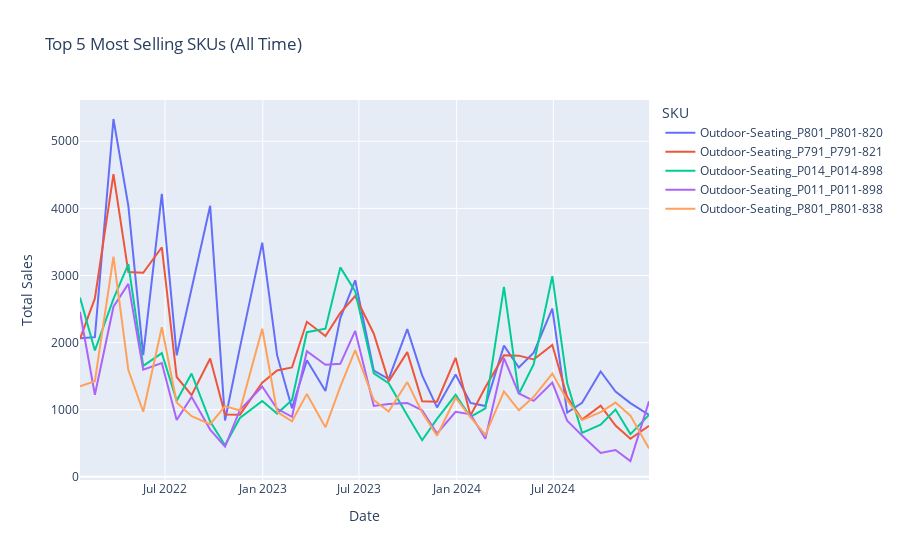
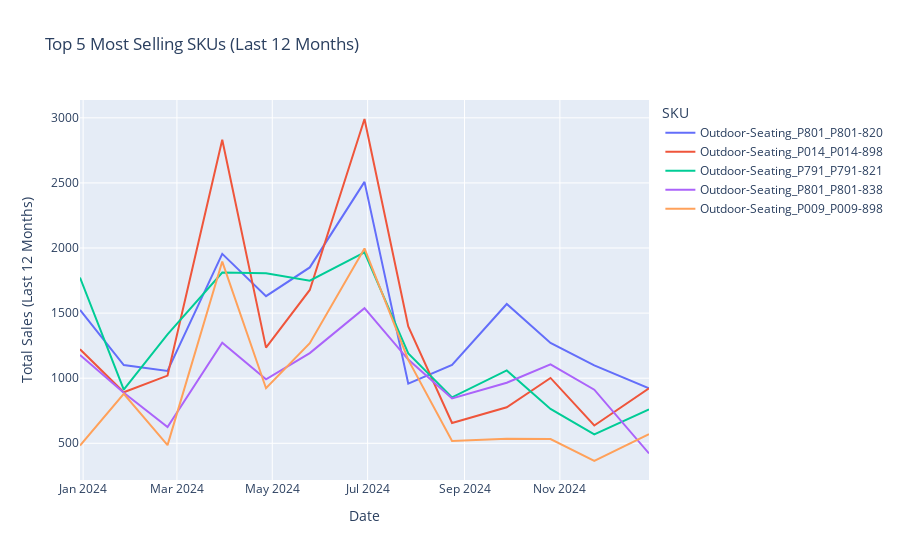

The code cell stored with these charts, in order, in its notebook:
### Code cell
import pandas as pd
import plotly.express as px

#Part A: The sales of all time

# Load the wide-format hierarchical data, parsing the date column.
df = pd.read_csv("Ashley_Outdoor_Hierarchical.csv", parse_dates=["FiscalMonthLastDate"])

# Identify SKU-level columns (columns with exactly two underscores)
sku_columns = [col for col in df.columns if col != "Total" and col.count("_") == 2]

# Compute total sales for each SKU over the entire time period.
total_sales = df[sku_columns].sum()

# Select the top 10 SKUs based on total sales.
top10_skus = total_sales.sort_values(ascending=False).head(5).index.tolist()

# Filter the DataFrame to include only the FiscalMonthLastDate and the top 10 SKU columns.
df_top10 = df[["FiscalMonthLastDate"] + top10_skus]

# Convert the data from wide to long format so that each SKU's time series becomes a separate line.
df_melt = df_top10.melt(id_vars="FiscalMonthLastDate", var_name="SKU", value_name="Sales")

# Create an interactive line chart using Plotly Express.
fig = px.line(
    df_melt,
    x="FiscalMonthLastDate",
    y="Sales",
    color="SKU",
    title="Top 5 Most Selling SKUs (All Time)",
    labels={"FiscalMonthLastDate": "Date", "Sales": "Total Sales"}
)
fig.update_layout(xaxis_title="Date", yaxis_title="Total Sales")
fig.show()


#==================================================================================
#Part B: the sales last year

# Determine the latest date in the dataset and compute the start date for the last 12 months.
max_date = df["FiscalMonthLastDate"].max()
start_date = max_date - pd.DateOffset(months=12)

# Filter the DataFrame for the last 12 months.
df_last12 = df[df["FiscalMonthLastDate"] >= start_date]

# Identify SKU-level columns (columns with exactly two underscores).
sku_columns = [col for col in df.columns if col != "Total" and col.count("_") == 2]

# Compute total sales for each SKU over the last 12 months.
total_sales_last12 = df_last12[sku_columns].sum()

# Select the top 5 SKUs based on the last 12 months' sales.
top10_skus_last12 = total_sales_last12.sort_values(ascending=False).head(5).index.tolist()

# Filter the DataFrame to include only FiscalMonthLastDate and the top 10 SKU columns.
df_top10_last12 = df_last12[["FiscalMonthLastDate"] + top10_skus_last12]

# Convert from wide to long format for plotting.
df_melt_last12 = df_top10_last12.melt(id_vars="FiscalMonthLastDate", var_name="SKU", value_name="Sales")

# Create an interactive line chart for the last 12 months.
fig = px.line(
    df_melt_last12,
    x="FiscalMonthLastDate",
    y="Sales",
    color="SKU",
    title="Top 5 Most Selling SKUs (Last 12 Months)",
    labels={"FiscalMonthLastDate": "Date", "Sales": "Total Sales (Last 12 Months)"}
)
fig.update_layout(xaxis_title="Date", yaxis_title="Total Sales (Last 12 Months)")
fig.show()

### Figure 1 — Plotly figure (JSON) as saved in the notebook; plotly's stock layout.template omitted (floating-point values rounded to 4 significant figures)
{"data": [{"hovertemplate": "SKU=Outdoor-Seating_P801_P801-820<br>Date=%{x}<br>Total Sales=%{y}<extra></extra>", "legendgroup": "Outdoor-Seating_P801_P801-820", "line": {"color": "#636efa", "dash": "solid"}, "marker": {"symbol": "circle"}, "mode": "lines", "name": "Outdoor-Seating_P801_P801-820", "orientation": "v", "showlegend": true, "type": "scatter", "x": ["2022-01-22T00:00:00", "2022-02-19T00:00:00", "2022-03-26T00:00:00", "2022-04-23T00:00:00", "2022-05-21T00:00:00", "2022-06-25T00:00:00", "2022-07-23T00:00:00", "2022-08-20T00:00:00", "2022-09-24T00:00:00", "2022-10-22T00:00:00", "2022-11-19T00:00:00", "2022-12-31T00:00:00", "2023-01-28T00:00:00", "2023-02-25T00:00:00", "2023-03-25T00:00:00", "2023-04-29T00:00:00", "2023-05-27T00:00:00", "2023-06-24T00:00:00", "2023-07-29T00:00:00", "2023-08-26T00:00:00", "2023-09-30T00:00:00", "2023-10-28T00:00:00", "2023-11-25T00:00:00", "2023-12-30T00:00:00", "2024-01-27T00:00:00", "2024-02-24T00:00:00", "2024-03-30T00:00:00", "2024-04-27T00:00:00", "2024-05-25T00:00:00", "2024-06-29T00:00:00", "2024-07-27T00:00:00", "2024-08-24T00:00:00", "2024-09-28T00:00:00", "2024-10-26T00:00:00", "2024-11-23T00:00:00", "2024-12-28T00:00:00"], "xaxis": "x", "y": [2064, 2081, 5332, 4039, 1815, 4216, 1811, 2781, 4038, 840, 1926, 3490, 1813, 1022, 1736, 1278, 2365, 2929, 1582, 1456, 2201, 1511, 1034, 1524, 1101, 1056, 1955, 1630, 1851, 2508, 958, 1102, 1570, 1271, 1099, 922], "yaxis": "y"}, {"hovertemplate": "SKU=Outdoor-Seating_P791_P791-821<br>Date=%{x}<br>Total Sales=%{y}<extra></extra>", "legendgroup": "Outdoor-Seating_P791_P791-821", "line": {"color": "#EF553B", "dash": "solid"}, "marker": {"symbol": "circle"}, "mode": "lines", "name": "Outdoor-Seating_P791_P791-821", "orientation": "v", "showlegend": true, "type": "scatter", "x": ["2022-01-22T00:00:00", "2022-02-19T00:00:00", "2022-03-26T00:00:00", "2022-04-23T00:00:00", "2022-05-21T00:00:00", "2022-06-25T00:00:00", "2022-07-23T00:00:00", "2022-08-20T00:00:00", "2022-09-24T00:00:00", "2022-10-22T00:00:00", "2022-11-19T00:00:00", "2022-12-31T00:00:00", "2023-01-28T00:00:00", "2023-02-25T00:00:00", "2023-03-25T00:00:00", "2023-04-29T00:00:00", "2023-05-27T00:00:00", "2023-06-24T00:00:00", "2023-07-29T00:00:00", "2023-08-26T00:00:00", "2023-09-30T00:00:00", "2023-10-28T00:00:00", "2023-11-25T00:00:00", "2023-12-30T00:00:00", "2024-01-27T00:00:00", "2024-02-24T00:00:00", "2024-03-30T00:00:00", "2024-04-27T00:00:00", "2024-05-25T00:00:00", "2024-06-29T00:00:00", "2024-07-27T00:00:00", "2024-08-24T00:00:00", "2024-09-28T00:00:00", "2024-10-26T00:00:00", "2024-11-23T00:00:00", "2024-12-28T00:00:00"], "xaxis": "x", "y": [2056, 2659, 4510, 3051, 3041, 3421, 1488, 1216, 1764, 929, 927, 1403, 1586, 1630, 2310, 2099, 2442, 2694, 2133, 1422, 1858, 1126, 1120, 1773, 913, 1336, 1812, 1806, 1749, 1966, 1191, 853, 1060, 764, 568, 761], "yaxis": "y"}, {"hovertemplate": "SKU=Outdoor-Seating_P014_P014-898<br>Date=%{x}<br>Total Sales=%{y}<extra></extra>", "legendgroup": "Outdoor-Seating_P014_P014-898", "line": {"color": "#00cc96", "dash": "solid"}, "marker": {"symbol": "circle"}, "mode": "lines", "name": "Outdoor-Seating_P014_P014-898", "orientation": "v", "showlegend": true, "type": "scatter", "x": ["2022-01-22T00:00:00", "2022-02-19T00:00:00", "2022-03-26T00:00:00", "2022-04-23T00:00:00", "2022-05-21T00:00:00", "2022-06-25T00:00:00", "2022-07-23T00:00:00", "2022-08-20T00:00:00", "2022-09-24T00:00:00", "2022-10-22T00:00:00", "2022-11-19T00:00:00", "2022-12-31T00:00:00", "2023-01-28T00:00:00", "2023-02-25T00:00:00", "2023-03-25T00:00:00", "2023-04-29T00:00:00", "2023-05-27T00:00:00", "2023-06-24T00:00:00", "2023-07-29T00:00:00", "2023-08-26T00:00:00", "2023-09-30T00:00:00", "2023-10-28T00:00:00", "2023-11-25T00:00:00", "2023-12-30T00:00:00", "2024-01-27T00:00:00", "2024-02-24T00:00:00", "2024-03-30T00:00:00", "2024-04-27T00:00:00", "2024-05-25T00:00:00", "2024-06-29T00:00:00", "2024-07-27T00:00:00", "2024-08-24T00:00:00", "2024-09-28T00:00:00", "2024-10-26T00:00:00", "2024-11-23T00:00:00", "2024-12-28T00:00:00"], "xaxis": "x", "y": [2673, 1882, 2651, 3168, 1653, 1843, 1135, 1539, 823, 470, 878, 1130, 943, 1146, 2155, 2208, 3121, 2764, 1541, 1396, 916, 546, 863, 1222, 892, 1020, 2831, 1235, 1678, 2991, 1398, 656, 777, 1002, 637, 923], "yaxis": "y"}, {"hovertemplate": "SKU=Outdoor-Seating_P011_P011-898<br>Date=%{x}<br>Total Sales=%{y}<extra></extra>", "legendgroup": "Outdoor-Seating_P011_P011-898", "line": {"color": "#ab63fa", "dash": "solid"}, "marker": {"symbol": "circle"}, "mode": "lines", "name": "Outdoor-Seating_P011_P011-898", "orientation": "v", "showlegend": true, "type": "scatter", "x": ["2022-01-22T00:00:00", "2022-02-19T00:00:00", "2022-03-26T00:00:00", "2022-04-23T00:00:00", "2022-05-21T00:00:00", "2022-06-25T00:00:00", "2022-07-23T00:00:00", "2022-08-20T00:00:00", "2022-09-24T00:00:00", "2022-10-22T00:00:00", "2022-11-19T00:00:00", "2022-12-31T00:00:00", "2023-01-28T00:00:00", "2023-02-25T00:00:00", "2023-03-25T00:00:00", "2023-04-29T00:00:00", "2023-05-27T00:00:00", "2023-06-24T00:00:00", "2023-07-29T00:00:00", "2023-08-26T00:00:00", "2023-09-30T00:00:00", "2023-10-28T00:00:00", "2023-11-25T00:00:00", "2023-12-30T00:00:00", "2024-01-27T00:00:00", "2024-02-24T00:00:00", "2024-03-30T00:00:00", "2024-04-27T00:00:00", "2024-05-25T00:00:00", "2024-06-29T00:00:00", "2024-07-27T00:00:00", "2024-08-24T00:00:00", "2024-09-28T00:00:00", "2024-10-26T00:00:00", "2024-11-23T00:00:00", "2024-12-28T00:00:00"], "xaxis": "x", "y": [2459, 1223, 2535, 2876, 1597, 1695, 848, 1192, 704, 451, 997, 1346, 1013, 895, 1871, 1669, 1684, 2174, 1057, 1084, 1101, 992, 646, 969, 932, 568, 1768, 1242, 1132, 1404, 837, 616, 357, 400, 236, 1125], "yaxis": "y"}, {"hovertemplate": "SKU=Outdoor-Seating_P801_P801-838<br>Date=%{x}<br>Total Sales=%{y}<extra></extra>", "legendgroup": "Outdoor-Seating_P801_P801-838", "line": {"color": "#FFA15A", "dash": "solid"}, "marker": {"symbol": "circle"}, "mode": "lines", "name": "Outdoor-Seating_P801_P801-838", "orientation": "v", "showlegend": true, "type": "scatter", "x": ["2022-01-22T00:00:00", "2022-02-19T00:00:00", "2022-03-26T00:00:00", "2022-04-23T00:00:00", "2022-05-21T00:00:00", "2022-06-25T00:00:00", "2022-07-23T00:00:00", "2022-08-20T00:00:00", "2022-09-24T00:00:00", "2022-10-22T00:00:00", "2022-11-19T00:00:00", "2022-12-31T00:00:00", "2023-01-28T00:00:00", "2023-02-25T00:00:00", "2023-03-25T00:00:00", "2023-04-29T00:00:00", "2023-05-27T00:00:00", "2023-06-24T00:00:00", "2023-07-29T00:00:00", "2023-08-26T00:00:00", "2023-09-30T00:00:00", "2023-10-28T00:00:00", "2023-11-25T00:00:00", "2023-12-30T00:00:00", "2024-01-27T00:00:00", "2024-02-24T00:00:00", "2024-03-30T00:00:00", "2024-04-27T00:00:00", "2024-05-25T00:00:00", "2024-06-29T00:00:00", "2024-07-27T00:00:00", "2024-08-24T00:00:00", "2024-09-28T00:00:00", "2024-10-26T00:00:00", "2024-11-23T00:00:00", "2024-12-28T00:00:00"], "xaxis": "x", "y": [1348, 1424, 3280, 1592, 970, 2229, 1108, 903, 784, 1054, 988, 2207, 967, 827, 1236, 737, 1345, 1887, 1144, 973, 1412, 958, 613, 1179, 888, 624, 1272, 991, 1193, 1538, 1143, 845, 965, 1106, 912, 422], "yaxis": "y"}], "layout": {"legend": {"title": {"text": "SKU"}, "tracegroupgap": 0}, "title": {"text": "Top 5 Most Selling SKUs (All Time)"}, "xaxis": {"anchor": "y", "domain": [0, 1], "title": {"text": "Date"}}, "yaxis": {"anchor": "x", "domain": [0, 1], "title": {"text": "Total Sales"}}}}

### Figure 2 — Plotly figure (JSON) as saved in the notebook; plotly's stock layout.template omitted (floating-point values rounded to 4 significant figures)
{"data": [{"hovertemplate": "SKU=Outdoor-Seating_P801_P801-820<br>Date=%{x}<br>Total Sales (Last 12 Months)=%{y}<extra></extra>", "legendgroup": "Outdoor-Seating_P801_P801-820", "line": {"color": "#636efa", "dash": "solid"}, "marker": {"symbol": "circle"}, "mode": "lines", "name": "Outdoor-Seating_P801_P801-820", "orientation": "v", "showlegend": true, "type": "scatter", "x": ["2023-12-30T00:00:00", "2024-01-27T00:00:00", "2024-02-24T00:00:00", "2024-03-30T00:00:00", "2024-04-27T00:00:00", "2024-05-25T00:00:00", "2024-06-29T00:00:00", "2024-07-27T00:00:00", "2024-08-24T00:00:00", "2024-09-28T00:00:00", "2024-10-26T00:00:00", "2024-11-23T00:00:00", "2024-12-28T00:00:00"], "xaxis": "x", "y": [1524, 1101, 1056, 1955, 1630, 1851, 2508, 958, 1102, 1570, 1271, 1099, 922], "yaxis": "y"}, {"hovertemplate": "SKU=Outdoor-Seating_P014_P014-898<br>Date=%{x}<br>Total Sales (Last 12 Months)=%{y}<extra></extra>", "legendgroup": "Outdoor-Seating_P014_P014-898", "line": {"color": "#EF553B", "dash": "solid"}, "marker": {"symbol": "circle"}, "mode": "lines", "name": "Outdoor-Seating_P014_P014-898", "orientation": "v", "showlegend": true, "type": "scatter", "x": ["2023-12-30T00:00:00", "2024-01-27T00:00:00", "2024-02-24T00:00:00", "2024-03-30T00:00:00", "2024-04-27T00:00:00", "2024-05-25T00:00:00", "2024-06-29T00:00:00", "2024-07-27T00:00:00", "2024-08-24T00:00:00", "2024-09-28T00:00:00", "2024-10-26T00:00:00", "2024-11-23T00:00:00", "2024-12-28T00:00:00"], "xaxis": "x", "y": [1222, 892, 1020, 2831, 1235, 1678, 2991, 1398, 656, 777, 1002, 637, 923], "yaxis": "y"}, {"hovertemplate": "SKU=Outdoor-Seating_P791_P791-821<br>Date=%{x}<br>Total Sales (Last 12 Months)=%{y}<extra></extra>", "legendgroup": "Outdoor-Seating_P791_P791-821", "line": {"color": "#00cc96", "dash": "solid"}, "marker": {"symbol": "circle"}, "mode": "lines", "name": "Outdoor-Seating_P791_P791-821", "orientation": "v", "showlegend": true, "type": "scatter", "x": ["2023-12-30T00:00:00", "2024-01-27T00:00:00", "2024-02-24T00:00:00", "2024-03-30T00:00:00", "2024-04-27T00:00:00", "2024-05-25T00:00:00", "2024-06-29T00:00:00", "2024-07-27T00:00:00", "2024-08-24T00:00:00", "2024-09-28T00:00:00", "2024-10-26T00:00:00", "2024-11-23T00:00:00", "2024-12-28T00:00:00"], "xaxis": "x", "y": [1773, 913, 1336, 1812, 1806, 1749, 1966, 1191, 853, 1060, 764, 568, 761], "yaxis": "y"}, {"hovertemplate": "SKU=Outdoor-Seating_P801_P801-838<br>Date=%{x}<br>Total Sales (Last 12 Months)=%{y}<extra></extra>", "legendgroup": "Outdoor-Seating_P801_P801-838", "line": {"color": "#ab63fa", "dash": "solid"}, "marker": {"symbol": "circle"}, "mode": "lines", "name": "Outdoor-Seating_P801_P801-838", "orientation": "v", "showlegend": true, "type": "scatter", "x": ["2023-12-30T00:00:00", "2024-01-27T00:00:00", "2024-02-24T00:00:00", "2024-03-30T00:00:00", "2024-04-27T00:00:00", "2024-05-25T00:00:00", "2024-06-29T00:00:00", "2024-07-27T00:00:00", "2024-08-24T00:00:00", "2024-09-28T00:00:00", "2024-10-26T00:00:00", "2024-11-23T00:00:00", "2024-12-28T00:00:00"], "xaxis": "x", "y": [1179, 888, 624, 1272, 991, 1193, 1538, 1143, 845, 965, 1106, 912, 422], "yaxis": "y"}, {"hovertemplate": "SKU=Outdoor-Seating_P009_P009-898<br>Date=%{x}<br>Total Sales (Last 12 Months)=%{y}<extra></extra>", "legendgroup": "Outdoor-Seating_P009_P009-898", "line": {"color": "#FFA15A", "dash": "solid"}, "marker": {"symbol": "circle"}, "mode": "lines", "name": "Outdoor-Seating_P009_P009-898", "orientation": "v", "showlegend": true, "type": "scatter", "x": ["2023-12-30T00:00:00", "2024-01-27T00:00:00", "2024-02-24T00:00:00", "2024-03-30T00:00:00", "2024-04-27T00:00:00", "2024-05-25T00:00:00", "2024-06-29T00:00:00", "2024-07-27T00:00:00", "2024-08-24T00:00:00", "2024-09-28T00:00:00", "2024-10-26T00:00:00", "2024-11-23T00:00:00", "2024-12-28T00:00:00"], "xaxis": "x", "y": [483, 880, 486, 1896, 923, 1269, 1997, 1141, 517, 535, 533, 364, 570], "yaxis": "y"}], "layout": {"legend": {"title": {"text": "SKU"}, "tracegroupgap": 0}, "title": {"text": "Top 5 Most Selling SKUs (Last 12 Months)"}, "xaxis": {"anchor": "y", "domain": [0, 1], "title": {"text": "Date"}}, "yaxis": {"anchor": "x", "domain": [0, 1], "title": {"text": "Total Sales (Last 12 Months)"}}}}
